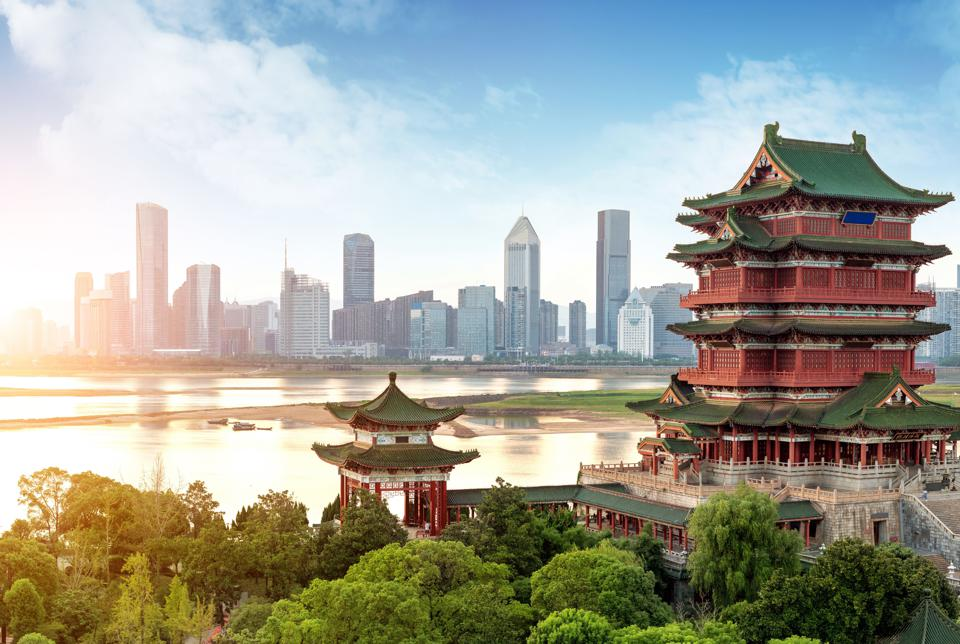
#> input picture china.jpg, 960 x 644 px
$ python app.py
#> lines starting #> are read from the running program, lines starting #| are printed output that depends on the picture; after the words box and inside, x2 and y2 are one past the last pixel; in counts of white or black regions, pixels touching at a corner belong together

from msilib.schema import Feature
import cv2
import matplotlib
import numpy as np
from matplotlib import pyplot as plt

imggambar= cv2.imread("china.jpg",0)
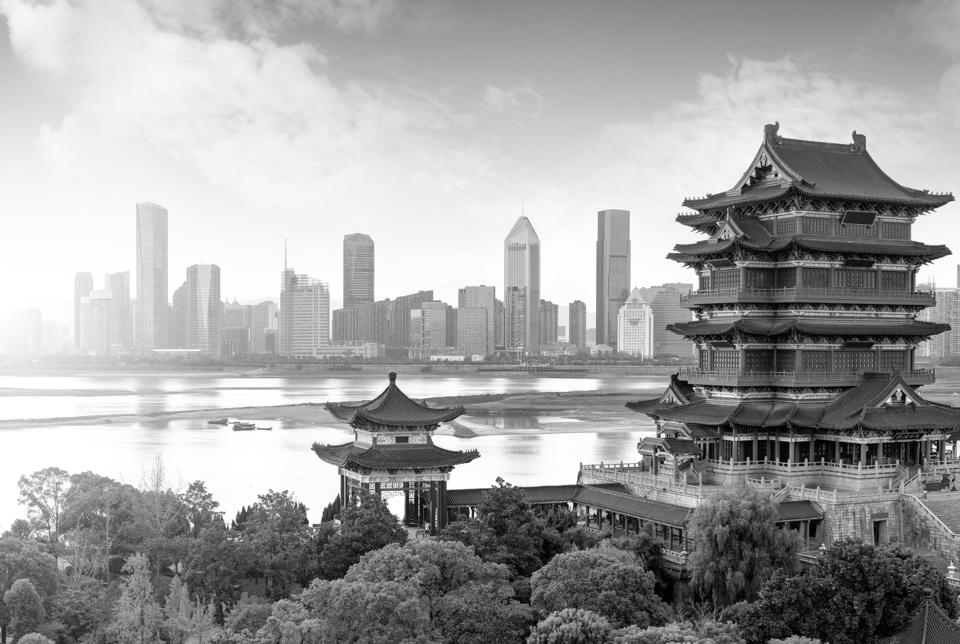
#> imggambar: shape (644, 960); min 0, max 255, mean 161.3
thresh = 150

img_binary = cv2.threshold(imggambar, thresh, 255, cv2.THRESH_BINARY)[1]
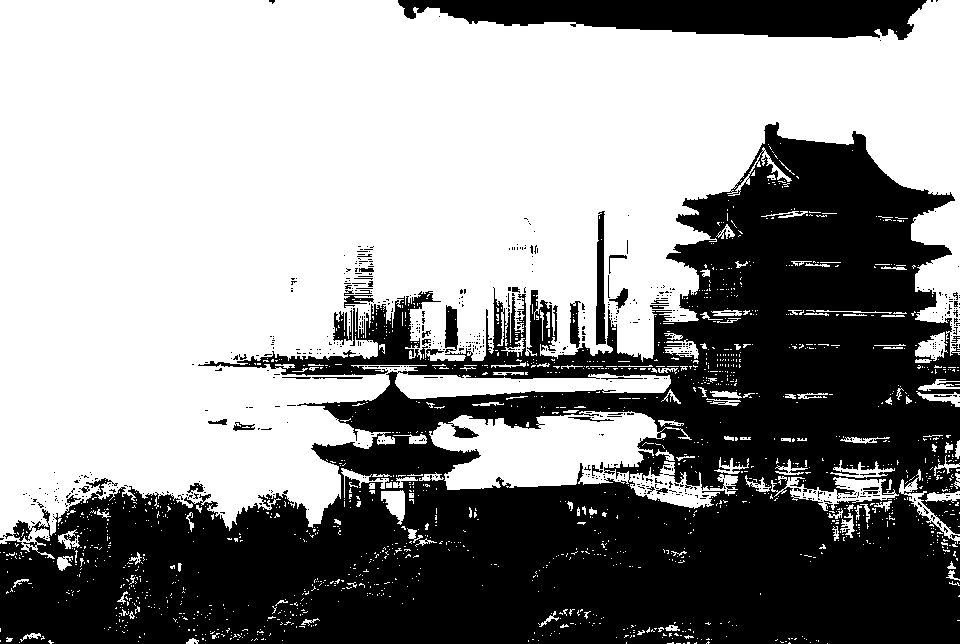
#> img_binary: shape (644, 960); 57.7% white; 656 black regions (613 under 20 px), largest, box (x1, y1, x2, y2) and area: (0, 122, 960, 644) 240826, (398, 0, 927, 40) 14717, (596, 211, 606, 345) 969
tampil_hor=np.concatenate((imggambar,img_binary),axis=1)
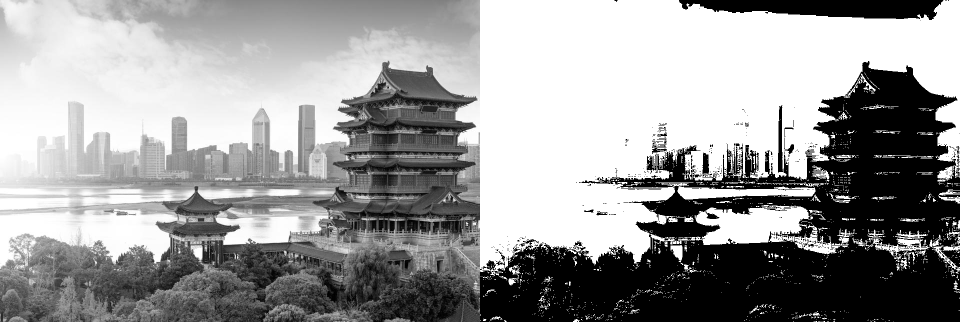
#> tampil_hor: shape (644, 1920) (shown at 1/2 size); min 0, max 255, mean 154.2

print("A")
print("B")
print("Feature A")
print("Feature B")
cv2.imshow('hasil',tampil_hor)
cv2.waitKey(0)
cv2.destroyAllWindows
